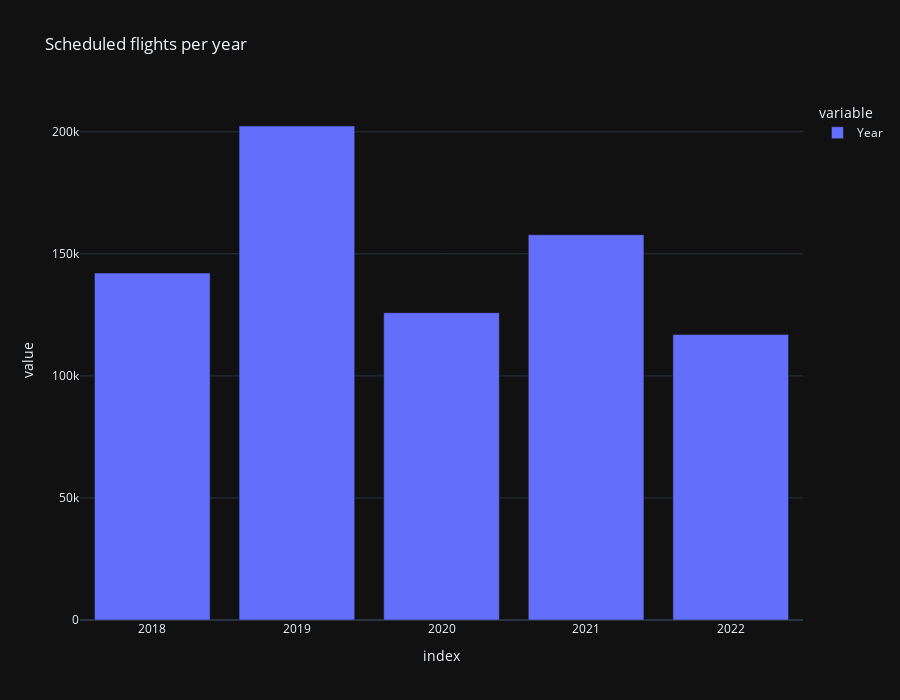

The notebook cell this image was saved under:
### Code cell
px.bar(
    df_flights["Year"]
    .value_counts()
    .sort_values(ascending=True),
    orientation='v',
    template="plotly_dark",
    title="Scheduled flights per year",
    height=700,
)

### Figure 1 — Plotly figure (JSON) as saved in the notebook; plotly's stock layout.template omitted (floating-point values rounded to 4 significant figures)
{"data": [{"alignmentgroup": "True", "hovertemplate": "variable=Year<br>index=%{x}<br>value=%{y}<extra></extra>", "legendgroup": "Year", "marker": {"color": "#636efa", "pattern": {"shape": ""}}, "name": "Year", "offsetgroup": "Year", "orientation": "v", "showlegend": true, "textposition": "auto", "type": "bar", "x": [2022, 2020, 2018, 2021, 2019], "xaxis": "x", "y": [117001, 125901, 142148, 157837, 202359], "yaxis": "y"}], "layout": {"barmode": "relative", "height": 700, "legend": {"title": {"text": "variable"}, "tracegroupgap": 0}, "title": {"text": "Scheduled flights per year"}, "xaxis": {"anchor": "y", "domain": [0, 1], "title": {"text": "index"}}, "yaxis": {"anchor": "x", "domain": [0, 1], "title": {"text": "value"}}}}
